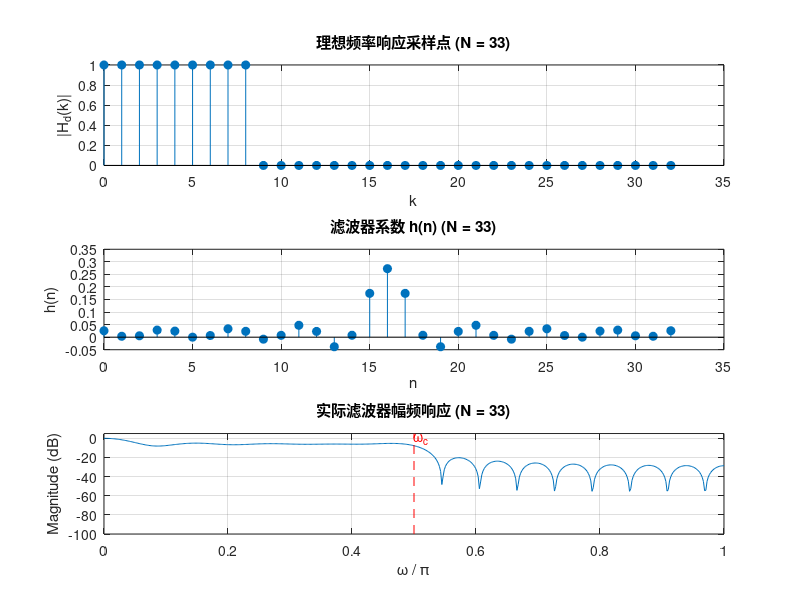
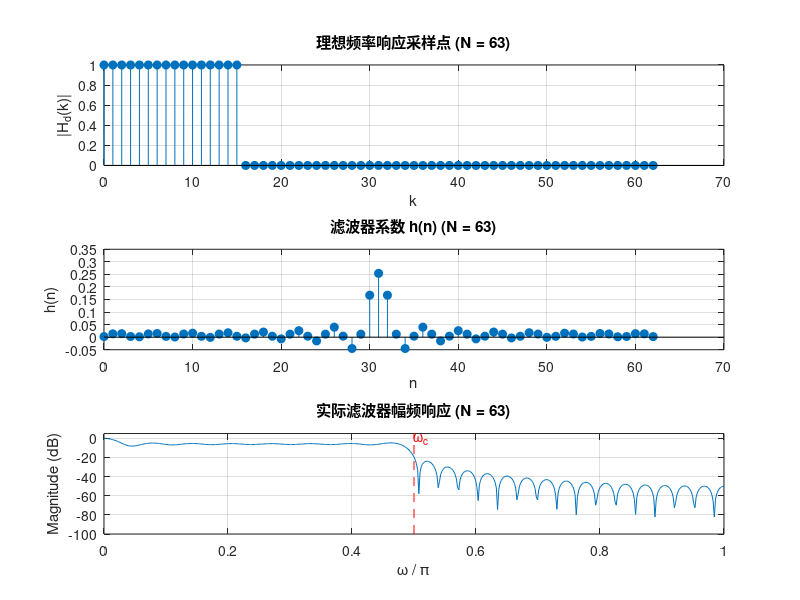
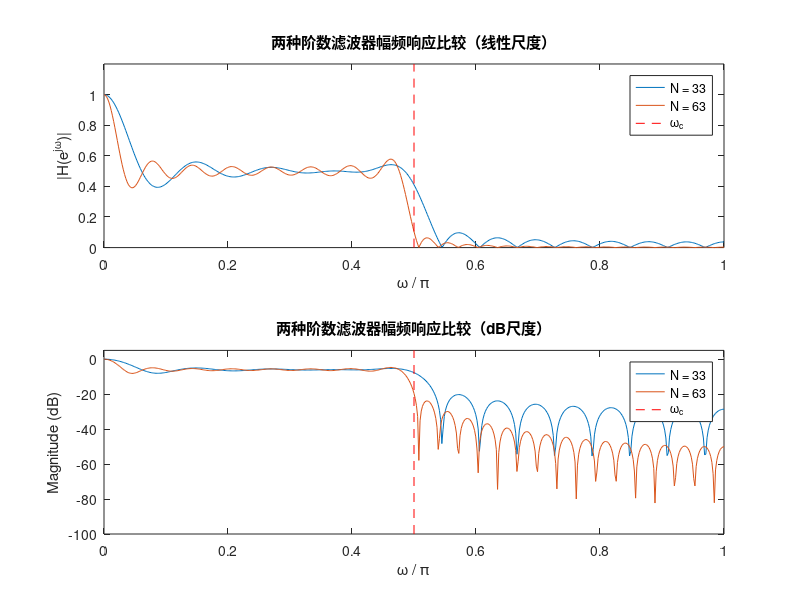

Source code (MATLAB) for these figures, in order:
clc; clear;

N_list = [33, 63];
wc = 0.5 * pi;  % 3dB截止频率（rad）

for idx = 1:length(N_list)
    N = N_list(idx);
    M = (N - 1) / 2;  % 对称中心

    % ----- 1. 理想频率响应采样 -----
    k = 0:N-1;
    omega_k = 2 * pi * k / N;

    % 理想低通采样频率响应 Hd(k)
    Hd = double(omega_k <= wc);  % 截止频率处为1，其余为0

    % 确保对称性（避免复杂频率）
    Hd = Hd .* exp(-1j * omega_k * M);  % 增加相位补偿，保证实值对称

    % ----- 2. IFFT 得到 h(n) -----
    h = real(ifft(Hd));  % 保证对称实数序列

    % 强制对称（修正数值误差）
    h = 0.5 * (h + fliplr(h));

    % ----- 3. 手动计算幅频响应（替代freqz）-----
    NFFT = 1024;  % FFT点数
    H_f = fft(h, NFFT);  % 计算频率响应
    H_f = H_f(1:NFFT/2+1);  % 只取前半部分（到Nyquist频率）

    % 创建频率向量，替代freqz返回的omega
    omega = linspace(0, pi, NFFT/2+1);  % 从0到π的频率向量

    % ----- 4. 图像 -----
    figure;
    subplot(3,1,1);
    stem(k, abs(Hd), 'filled');
    title(['理想频率响应采样点 (N = ', num2str(N), ')']);
    xlabel('k'); ylabel('|H_d(k)|'); grid on;

    subplot(3,1,2);
    stem(0:N-1, h, 'filled');
    title(['滤波器系数 h(n) (N = ', num2str(N), ')']);
    xlabel('n'); ylabel('h(n)'); grid on;

    subplot(3,1,3);
    plot(omega/pi, 20*log10(abs(H_f)+1e-6));  % 幅频响应（dB）
    title(['实际滤波器幅频响应 (N = ', num2str(N), ')']);
    xlabel('\omega / \pi'); ylabel('Magnitude (dB)'); grid on;
    ylim([-100 5]);

    % 在幅频图上添加参考线
    hold on;
    plot([wc/pi wc/pi], [-100 5], 'r--');
    text(wc/pi, 0, '\omega_c', 'Color', 'r', 'HorizontalAlignment', 'left');
    hold off;
end

% 添加一个额外的图，比较两个滤波器
figure;
for idx = 1:length(N_list)
    N = N_list(idx);
    M = (N - 1) / 2;

    k = 0:N-1;
    omega_k = 2 * pi * k / N;
    Hd = double(omega_k <= wc);
    Hd = Hd .* exp(-1j * omega_k * M);
    h = real(ifft(Hd));
    h = 0.5 * (h + fliplr(h));

    NFFT = 1024;
    H_f = fft(h, NFFT);
    H_f = H_f(1:NFFT/2+1);
    omega = linspace(0, pi, NFFT/2+1);

    subplot(2,1,1);
    plot(omega/pi, abs(H_f));
    title('两种阶数滤波器幅频响应比较（线性尺度）');
    xlabel('\omega / \pi'); ylabel('|H(e^{j\omega})|');
    ylim([0 1.2]);
    hold on;

    subplot(2,1,2);
    plot(omega/pi, 20*log10(abs(H_f)+1e-6));
    title('两种阶数滤波器幅频响应比较（dB尺度）');
    xlabel('\omega / \pi'); ylabel('Magnitude (dB)');
    ylim([-100 5]);
    hold on;
end

% 添加图例和垂直线
subplot(2,1,1);
plot([wc/pi wc/pi], [0 1.2], 'r--');
legend(['N = ', num2str(N_list(1))], ['N = ', num2str(N_list(2))], '\omega_c', 'Location', 'best');
hold off;

subplot(2,1,2);
plot([wc/pi wc/pi], [-100 5], 'r--');
legend(['N = ', num2str(N_list(1))], ['N = ', num2str(N_list(2))], '\omega_c', 'Location', 'best');
hold off;



